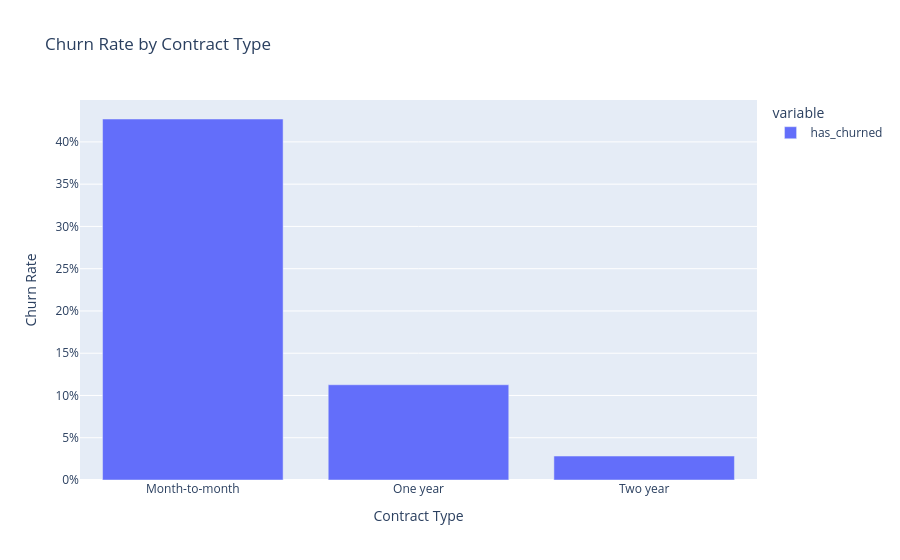

The cell this chart's notebook holds for it:
### Markdown cell above
## 7. Contract & Billing Analysis

### Code cell
# Contract type impact
contract_analysis = df.groupby('contract_type').agg({
    'has_churned': ['mean', 'count'],
    'monthly_charges': 'mean',
    'tenure_months': 'mean'
}).round(2)

contract_analysis.columns = ['churn_rate', 'count', 'avg_monthly_charge', 'avg_tenure']
contract_analysis['churn_rate'] = contract_analysis['churn_rate'].apply(lambda x: f"{x:.1%}")

print("Contract Type Analysis:")
print(contract_analysis)

# Visualization
fig = px.bar(df.groupby('contract_type')['has_churned'].mean().sort_values(ascending=False),
             title='Churn Rate by Contract Type',
             labels={'value': 'Churn Rate', 'contract_type': 'Contract Type'})
fig.update_yaxes(tickformat=".0%")
fig.show()

### Figure 1 — Plotly figure (JSON) as saved in the notebook; plotly's stock layout.template omitted (floating-point values rounded to 4 significant figures)
{"data": [{"hovertemplate": "variable=has_churned<br>Contract Type=%{x}<br>Churn Rate=%{y}<extra></extra>", "legendgroup": "has_churned", "marker": {"color": "#636efa", "pattern": {"shape": ""}}, "name": "has_churned", "orientation": "v", "showlegend": true, "textposition": "auto", "type": "bar", "x": ["Month-to-month", "One year", "Two year"], "xaxis": "x", "y": [0.4271, 0.1127, 0.02832], "yaxis": "y"}], "layout": {"barmode": "relative", "legend": {"title": {"text": "variable"}, "tracegroupgap": 0}, "title": {"text": "Churn Rate by Contract Type"}, "xaxis": {"anchor": "y", "domain": [0, 1], "title": {"text": "Contract Type"}}, "yaxis": {"anchor": "x", "domain": [0, 1], "tickformat": ".0%", "title": {"text": "Churn Rate"}}}}
